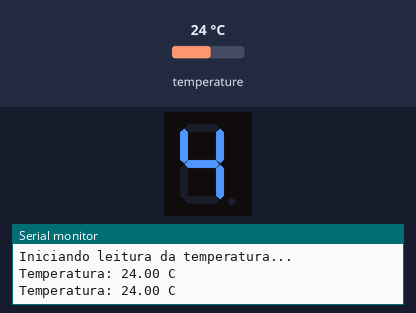
Recording of a sketch running on a simulated Arduino Uno, built with avr-gcc and run on an emulated ATmega328P. Shown: 1-digit seven-segment display, the last lines printed to the serial monitor. Wiring (inferred from the names in the program): 1-digit 7-segment display, segments lit when HIGH: segments pin 12, pin 13, pin 8, pin 7, pin 6, pin 11, pin 10, pin 9. Inputs (shaded band) come from the test bench; at power-on: temperature 24 °C. The segment pins are drawn as the display they are named for.

Above: at 6.3 s.
6.4 s: temperature set to 12 °C
At 10.7 s:
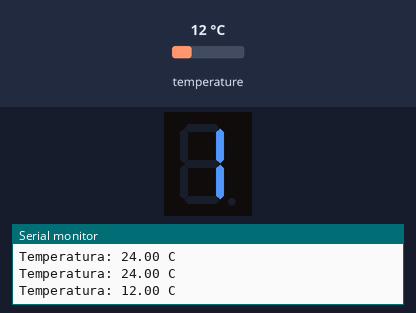
12.3 s: temperature set to 19 °C
At 15.9 s:
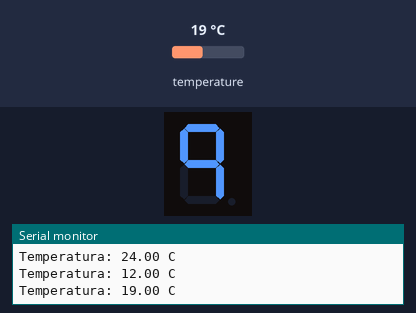
18.2 s: temperature set to 28 °C
At 20.2 s:
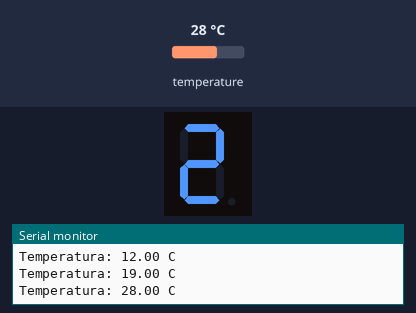
Timing chart, 0 to 21.7 s (numbered marks = the images above; inputs shaded):
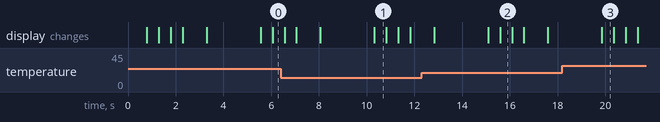

The sketch:

sketch_apr29a.ino
```cpp
#include <OneWire.h>
#include <DallasTemperature.h>

#define SensorPin 4

OneWire oneWire(SensorPin);
DallasTemperature DS18B20(&oneWire);
DeviceAddress SENSOR;

int A = 12;
int B = 13;
int C = 8;
int D = 7;
int E = 6;
int F = 11;
int G = 10;
int DP = 9;

void zero(){
  digitalWrite(A, HIGH);
  digitalWrite(B, HIGH);
  digitalWrite(C, HIGH);
  digitalWrite(D, HIGH);
  digitalWrite(E, HIGH);
  digitalWrite(F, HIGH);
  digitalWrite(G, LOW);
  digitalWrite(DP, LOW);
}

void um(){
  digitalWrite(A, LOW);
  digitalWrite(B, HIGH);
  digitalWrite(C, HIGH);
  digitalWrite(D, LOW);
  digitalWrite(E, LOW);
  digitalWrite(F, LOW);
  digitalWrite(G, LOW);
  digitalWrite(DP, LOW);
}

void dois(){
  digitalWrite(A, HIGH);
  digitalWrite(B, HIGH);
  digitalWrite(C, LOW);
  digitalWrite(D, HIGH);
  digitalWrite(E, HIGH);
  digitalWrite(F, LOW);
  digitalWrite(G, HIGH);
  digitalWrite(DP, LOW);
}

void tres(){
  digitalWrite(A, HIGH);
  digitalWrite(B, HIGH);
  digitalWrite(C, HIGH);
  digitalWrite(D, HIGH);
  digitalWrite(E, LOW);
  digitalWrite(F, LOW);
  digitalWrite(G, HIGH);
  digitalWrite(DP, LOW);
}

void quatro(){
  digitalWrite(A, LOW);
  digitalWrite(B, HIGH);
  digitalWrite(C, HIGH);
  digitalWrite(D, LOW);
  digitalWrite(E, LOW);
  digitalWrite(F, HIGH);
  digitalWrite(G, HIGH);
  digitalWrite(DP, LOW);
}

void cinco(){
  digitalWrite(A, HIGH);
  digitalWrite(B, LOW);
  digitalWrite(C, HIGH);
  digitalWrite(D, HIGH);
  digitalWrite(E, LOW);
  digitalWrite(F, HIGH);
  digitalWrite(G, HIGH);
  digitalWrite(DP, LOW);
}

void seis(){
  digitalWrite(A, HIGH);
  digitalWrite(B, LOW);
  digitalWrite(C, HIGH);
  digitalWrite(D, HIGH);
  digitalWrite(E, HIGH);
  digitalWrite(F, HIGH);
  digitalWrite(G, HIGH);
  digitalWrite(DP, LOW);
}

void sete(){
  digitalWrite(A, HIGH);
  digitalWrite(B, HIGH);
  digitalWrite(C, HIGH);
  digitalWrite(D, LOW);
  digitalWrite(E, LOW);
  digitalWrite(F, LOW);
  digitalWrite(G, LOW);
  digitalWrite(DP, LOW);
}

void oito(){
  digitalWrite(A, HIGH);
  digitalWrite(B, HIGH);
  digitalWrite(C, HIGH);
  digitalWrite(D, HIGH);
  digitalWrite(E, HIGH);
  digitalWrite(F, HIGH);
  digitalWrite(G, HIGH);
  digitalWrite(DP, LOW);
}

void nove(){
  digitalWrite(A, HIGH);
  digitalWrite(B, HIGH);
  digitalWrite(C, HIGH);
  digitalWrite(D, LOW);
  digitalWrite(E, LOW);
  digitalWrite(F, HIGH);
  digitalWrite(G, HIGH);
  digitalWrite(DP, LOW);
}

void ponto(){
  digitalWrite(A, LOW);
  digitalWrite(B, LOW);
  digitalWrite(C, LOW);
  digitalWrite(D, LOW);
  digitalWrite(E, LOW);
  digitalWrite(F, LOW);
  digitalWrite(G, LOW);
  digitalWrite(DP, HIGH);
}

void desligado(){
  digitalWrite(A, LOW);
  digitalWrite(B, LOW);
  digitalWrite(C, LOW);
  digitalWrite(D, LOW);
  digitalWrite(E, LOW);
  digitalWrite(F, LOW);
  digitalWrite(G, LOW);
  digitalWrite(DP, LOW);
}

void mostra_temperatura(float temp){
  int temp_int = (int) temp;
  float temp_decimais = temp - temp_int; //22,25 - 22 = 0,25
  int dezenas = temp_int / 10;
  int unidades = temp_int - (dezenas*10);
  int decimos = (temp - temp_int)*10;// 0,25*10 = 2,5 = 2
  int centesimos = temp_decimais*100 - decimos*10; //25-20=5

  // Serial.print("Temp_int:");
  // Serial.println(temp_int);

  // Serial.print("dezenas:");
  // Serial.println(dezenas);

  // Serial.print("unidades:");
  // Serial.println(unidades);

  // Serial.print("decimos:");
  // Serial.println(decimos);

  // Serial.print("centesimos:");
  // Serial.println(centesimos);

  mostra_temp_aux(dezenas);
  delay(500);
  mostra_temp_aux(unidades);
  delay(500);

  ponto();
  delay(500);

  mostra_temp_aux(decimos);
  delay(500);
  mostra_temp_aux(centesimos);
  delay(500);
  desligado();
}

int mostra_temp_aux(int num){
  if (num == 0)
    zero();
  else if (num == 1)
    um();
  else if (num == 2)
    dois();
  else if (num == 3)
    tres();
  else if (num == 4)
    quatro();
  else if (num == 5)
    cinco();
  else if (num == 6)
    seis();
  else if (num == 7)
    sete();
  else if (num == 8)
    oito();
  else if (num == 9)
    nove();
  else{
    ponto();
    Serial.println("Erro");
  }
}

void setup(){
  pinMode(A, OUTPUT);
  pinMode(B, OUTPUT);
  pinMode(C, OUTPUT);
  pinMode(D, OUTPUT);
  pinMode(E, OUTPUT);
  pinMode(F, OUTPUT);
  pinMode(G, OUTPUT);
  pinMode(DP, OUTPUT);

  Serial.begin(9600);
  DS18B20.begin();
  Serial.println("Iniciando leitura da temperatura...");
  DS18B20.getAddress(SENSOR, 0);
}

void loop(){
  float temperatura = 0;
  DS18B20.requestTemperatures();
  temperatura = DS18B20.getTempC(SENSOR);  //Realiza conversões

  Serial.print("Temperatura: ");
  Serial.print(temperatura);
  Serial.println(" C");
  mostra_temperatura(temperatura);

  delay(1500);
}
```

Measured:
- what the display in image 1 shows lasts 0.5 s, from 10.3 s to 10.8 s
